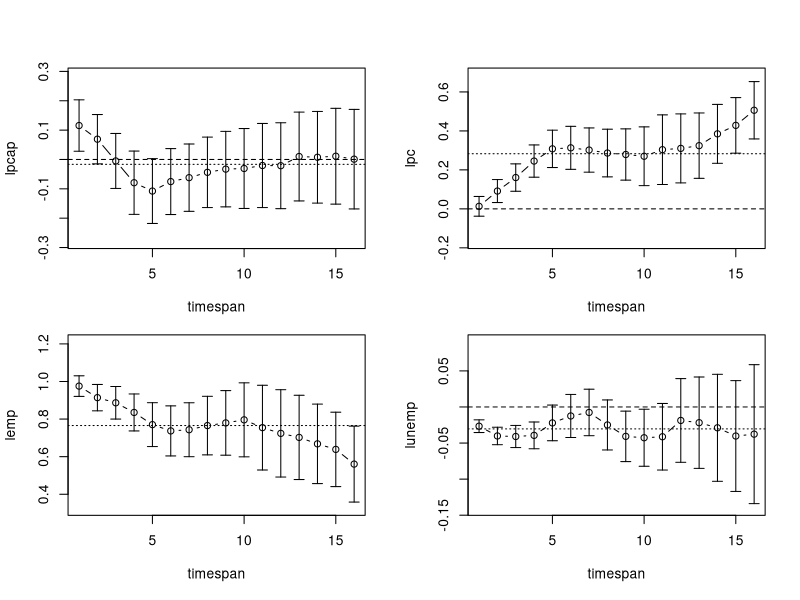

Write the R code that produced this figure.
library(tidyverse)
library(plm)
data("Produc", package="plm")

Produc <- Produc %>% 
  mutate(
    lgsp = log(gsp),
    lpcap = log(pcap),
    lpc = log(pc),
    lemp = log(emp),
    lunemp = log(unemp))

produc <- pdata.frame(Produc, index = c("state", "year"))


## Setup ====
diffMatrix <- function (timespan, a) {
  mat <- (-1) * diag(timespan)[ , 1:(timespan - a)]
  dif <- diag(timespan)[ , (1+a):timespan]
  mat + dif
}

## Setup ====
panel.set <- produc

Tt <- 17
n <- 48

indep.var <- quo(lgsp)
dep.vars <- quos(lpcap, lpc, lemp, lunemp)
group.index <- quo(state)
time.index <- quo(year)

k <- length(dep.vars)
#B <- rbind(diag(Tt - 1), 0) - rbind(0, diag(Tt - 1))
B <- diffMatrix(Tt, 1)
R <- kronecker(B, diag(k))




beta.hat <- rep(NA, times = k * (Tt - 1))
first.term.appC <- matrix(0, nrow = (Tt - 1) * k, ncol = (Tt - 1) * k)
second.term.appC <- matrix(0, nrow = (Tt - 1) * k, ncol = 1)
for (idx in levels(produc$state)) {
  x <- panel.set %>% filter(!!group.index == idx) %>% select(!!!dep.vars) %>%  data.matrix()
  stacked.x <- matrix(0, nrow = (Tt - 1) * Tt / 2, ncol = (Tt - 1) * k)
  for (timespan in 1:(Tt - 1)) {
    rowstart <- 1 + ifelse(timespan != 1, sum((Tt - 1):(Tt - timespan + 1)), 0)
    rowend <- rowstart + (Tt - timespan - 1)
    colstart <- 1 + (timespan - 1) * k
    colend <- colstart + (k - 1)
    stacked.x[rowstart:rowend, colstart:colend] <- t(diffMatrix(Tt, timespan)) %*% x
  }
  
  y <- panel.set %>% filter(!!group.index == idx) %>% select(!!indep.var) %>% data.matrix()
  stacked.y <- c()
  for (timespan in 1:(Tt - 1)) {
    stacked.y <- rbind(stacked.y, t(diffMatrix(Tt, timespan)) %*% y)
  }
  
  first.term.appC <- first.term.appC + t(stacked.x) %*% stacked.x
  second.term.appC <- second.term.appC + t(stacked.x) %*% stacked.y
}
beta.hat <- solve((1 / n) * first.term.appC) %*% ((1 / n) * second.term.appC)

# vcov
inner.vcov <- matrix(0, nrow = (Tt - 1) * k, ncol = (Tt - 1) * k)
for (idx in levels(produc$state)) {
  x <- panel.set %>% filter(!!group.index == idx) %>% select(!!!dep.vars) %>%  data.matrix()
  stacked.x <- matrix(0, nrow = (Tt - 1) * Tt / 2, ncol = (Tt - 1) * k)
  for (timespan in 1:(Tt - 1)) {
    rowstart <- 1 + ifelse(timespan != 1, sum((Tt - 1):(Tt - timespan + 1)), 0)
    rowend <- rowstart + (Tt - timespan - 1)
    colstart <- 1 + (timespan - 1) * k
    colend <- colstart + (k - 1)
    stacked.x[rowstart:rowend, colstart:colend] <- t(diffMatrix(Tt, timespan)) %*% x
  }
  y <- panel.set %>% filter(!!group.index == idx) %>% select(!!indep.var) %>% data.matrix()
  stacked.y <- c()
  for (timespan in 1:(Tt - 1)) {
    stacked.y <- rbind(stacked.y, t(diffMatrix(Tt, timespan)) %*% y)
  }
  
  u.i <- stacked.y - stacked.x %*% beta.hat
  
  inner.vcov <- inner.vcov + t(stacked.x) %*% u.i %*% t(u.i) %*% stacked.x
}
Sigma.hat <- solve((1 / n) * first.term.appC) %*% ((1 / n) * inner.vcov) %*% solve((1 / n) * first.term.appC)

beta.std.err <- sqrt(diag(Sigma.hat) / n)



# plotting
# Keep current graphics settings
oldpar <- par(no.readonly = TRUE)

beta.hat.unstacked <- matrix(nrow = k, ncol = Tt - 1)
beta.std.err.unstacked <- matrix(nrow = k, ncol = Tt - 1)
rownames(beta.hat.unstacked) <- c("lpcap", "lpc", "lemp", "lunemp")
for (tdx in 1:(Tt - 1)) {
  rs <- 1 + (tdx - 1) * k
  re <- rs + (k - 1)
  beta.hat.unstacked[, tdx] <- beta.hat[rs:re, ]
  beta.std.err.unstacked[, tdx] <- beta.std.err[rs:re]
}

# Plotting ====
{
  par(
    mfrow = c(2, 2),
    mar = c(5.1, 4.1, 0.1, 2.1),
    oma = c(0, 0, 4, 0)
  )
  for (row in 1:k) {
    plot(beta.hat.unstacked[row, ], 
      type = "b", 
      xlab = "timespan",
      ylab = rownames(beta.hat.unstacked)[row],
      ylim = c(
        min(beta.hat.unstacked[row, ]) - abs(max(beta.std.err.unstacked[row, ]) * 2),
        max(beta.hat.unstacked[row, ]) + abs(max(beta.std.err.unstacked[row, ]) * 2)))
    abline(h = mean(beta.hat.unstacked[row, ]), lty = 3)
    abline(h = 0, lty = 2)
    arrows(
      x0 = 1:(Tt - 1), 
      y0 = beta.hat.unstacked[row, ] - 1.96 * beta.std.err.unstacked[row, ],
      x1 = 1:(Tt - 1),
      y1 = beta.hat.unstacked[row, ] + 1.96 * beta.std.err.unstacked[row, ],
      code = 3,
      angle = 90,
      length = 0.05)
  }
  par(oldpar)
}

B.1 <- R
wald <- n * (t(beta.hat) %*% t(B.1) %*% MASS::ginv(B.1 %*% Sigma.hat %*% t(B.1)) %*% B.1 %*% beta.hat)
wald
pchisq(wald, df = Tt - 2)
